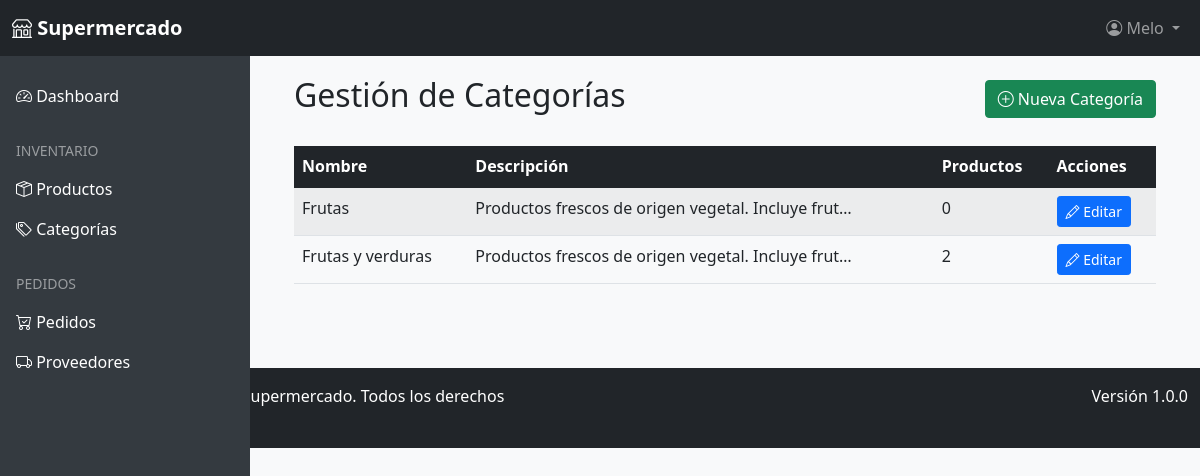
Page /inventario/categorias/ (signed in) on the committed database.
### usuarios/models.py (models this page shows, shortened)
class Usuario(AbstractUser):
    class TipoUsuario(models.TextChoices):
        ADMIN = 'ADMIN', _('Administrador')
        EMPLEADO = 'EMPLEADO', _('Empleado')
        PROVEEDOR = 'PROVEEDOR', _('Proveedor')
    tipo_usuario = models.CharField(
        max_length=10,
        choices=TipoUsuario.choices,
        default=TipoUsuario.EMPLEADO,
        verbose_name=_('Tipo de Usuario')
    )
    telefono = models.CharField(
        max_length=15,
        blank=True,
        null=True,
        verbose_name=_('Teléfono')
    )
    direccion = models.TextField(
        blank=True,
        null=True,
        verbose_name=_('Dirección')
    )
    fecha_nacimiento = models.DateField(
        blank=True,
        null=True,
        verbose_name=_('Fecha de Nacimiento')
    )
    class Meta:
        verbose_name = _('Usuario')
        verbose_name_plural = _('Usuarios')
        ordering = ['last_name', 'first_name']
    def es_administrador(self):
        return self.tipo_usuario == self.TipoUsuario.ADMIN

### inventario/models.py (models this page shows, shortened)
class Categoria(models.Model):
    nombre = models.CharField(max_length=100, verbose_name=_('Nombre'))
    descripcion = models.TextField(blank=True, null=True, verbose_name=_('Descripción'))
    class Meta:
        verbose_name = _('Categoría')
        verbose_name_plural = _('Categorías')
        ordering = ['nombre']

### inventario/views.py (the view)
# urls.py: path('categorias/', views.categoria_list, name='categoria_list'),
@login_required
def categoria_list(request):
    categorias = Categoria.objects.all()
    return render(request, 'categoria_list.html', {'categorias': categorias})

### inventario/templates/categoria_list.html (shortened to what this page needs)
{% extends "base.html" %}
{% block content %}
<div class="container">
    <div class="d-flex justify-content-between align-items-center mb-4">
        <h2>Gestión de Categorías</h2>
        <a href="{% url 'inventario:categoria_create' %}" class="btn btn-success">
            <i class="bi bi-plus-circle"></i> Nueva Categoría
        </a>
    </div>
    <div class="table-responsive">
        <table class="table table-striped table-hover">
            <thead class="table-dark">
                <tr>
                    <th>Nombre</th>
                    <th>Descripción</th>
                    <th>Productos</th>
                    <th>Acciones</th>
                </tr>
            </thead>
            <tbody>
                {% for categoria in categorias %}
                <tr>
                    <td>{{ categoria.nombre }}</td>
                    <td>{{ categoria.descripcion|truncatechars:50|default:"-" }}</td>
                    <td>{{ categoria.producto_set.count }}</td>
                    <td>
                        <div class="btn-group btn-group-sm">
                            <a href="{% url 'inventario:categoria_update' categoria.pk %}" class="btn btn-primary">
                                <i class="bi bi-pencil"></i> Editar
                            </a>
                        </div>
                    </td>
                </tr>
                {% empty %}
                <tr>
                    <td colspan="4" class="text-center">No hay categorías registradas</td>
                </tr>
                {% endfor %}
            </tbody>
        </table>
    </div>
</div>
{% endblock %}

### templates/includes/header.html (shortened to what this page needs)
<nav class="navbar navbar-expand-lg navbar-dark bg-dark fixed-top">
    <div class="container-fluid">
        <a class="navbar-brand" href="{% url 'inicio' %}">
            <i class="bi bi-shop"></i> Supermercado
        </a>
        <div class="collapse navbar-collapse" id="navbarNav">
            <ul class="navbar-nav ms-auto">
                {% if user.is_authenticated %}
                <li class="nav-item dropdown">
                    <a class="nav-link dropdown-toggle" href="#" id="navbarDropdown" role="button" data-bs-toggle="dropdown">
                        <i class="bi bi-person-circle"></i> {{ user.get_full_name|default:user.username }}
                    </a>
                </li>
                {% else %}
                <li class="nav-item">
                    <a class="nav-link" href="{% url 'usuarios:login' %}"><i class="bi bi-box-arrow-in-right"></i> Iniciar sesión</a>
                </li>
                {% endif %}
            </ul>
        </div>
    </div>
</nav>

### templates/base.html (style rules this page uses)
body { padding-top: 56px; background-color: #f8f9fa; }
.navbar-brand { font-weight: bold; }
.table-responsive { overflow-x: auto; }

### rows in the picture
Usuario: get_full_name "Melo"
Categoria: nombre "Frutas", descripcion "Productos frescos de origen vegetal. Incluye frut…", producto_set.count "0"
Categoria: nombre "Frutas y verduras", descripcion "Productos frescos de origen vegetal. Incluye frut…", producto_set.count "2"
